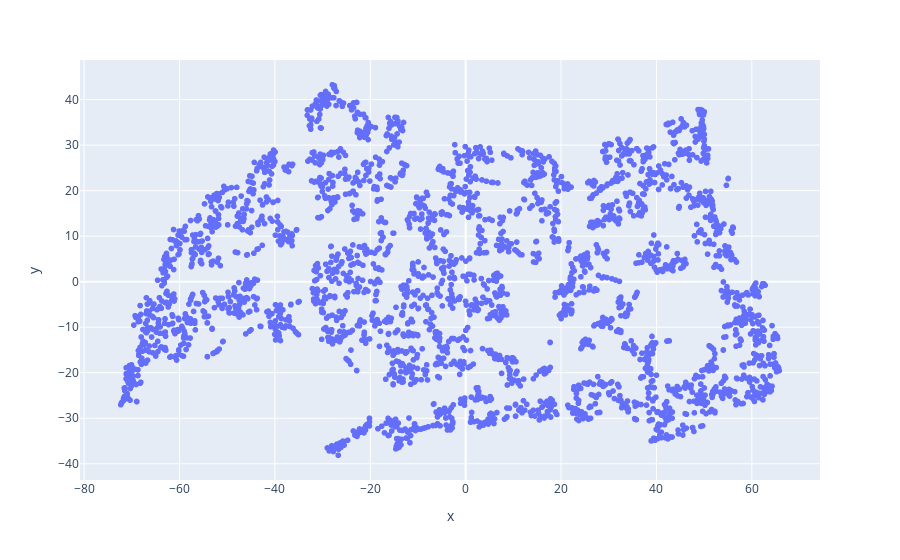

The notebook cell this image was saved under:
### Code cell
fig = px.scatter(x=result_tsne[:, 0], y=result_tsne[:, 1])
fig.show()

### Figure 1 — Plotly figure (JSON) as saved in the notebook; plotly's stock layout.template omitted (floating-point values rounded to 4 significant figures; data arrays with more than 128 entries replaced by an {"elided": "..."} marker saying what was removed)
{"data": [{"hovertemplate": "x=%{x}<br>y=%{y}<extra></extra>", "legendgroup": "", "marker": {"color": "#636efa", "symbol": "circle"}, "mode": "markers", "name": "", "showlegend": false, "type": "scattergl", "x": {"elided": "2893 float values"}, "xaxis": "x", "y": {"elided": "2893 float values"}, "yaxis": "y"}], "layout": {"legend": {"tracegroupgap": 0}, "margin": {"t": 60}, "xaxis": {"anchor": "y", "domain": [0, 1], "title": {"text": "x"}}, "yaxis": {"anchor": "x", "domain": [0, 1], "title": {"text": "y"}}}}
